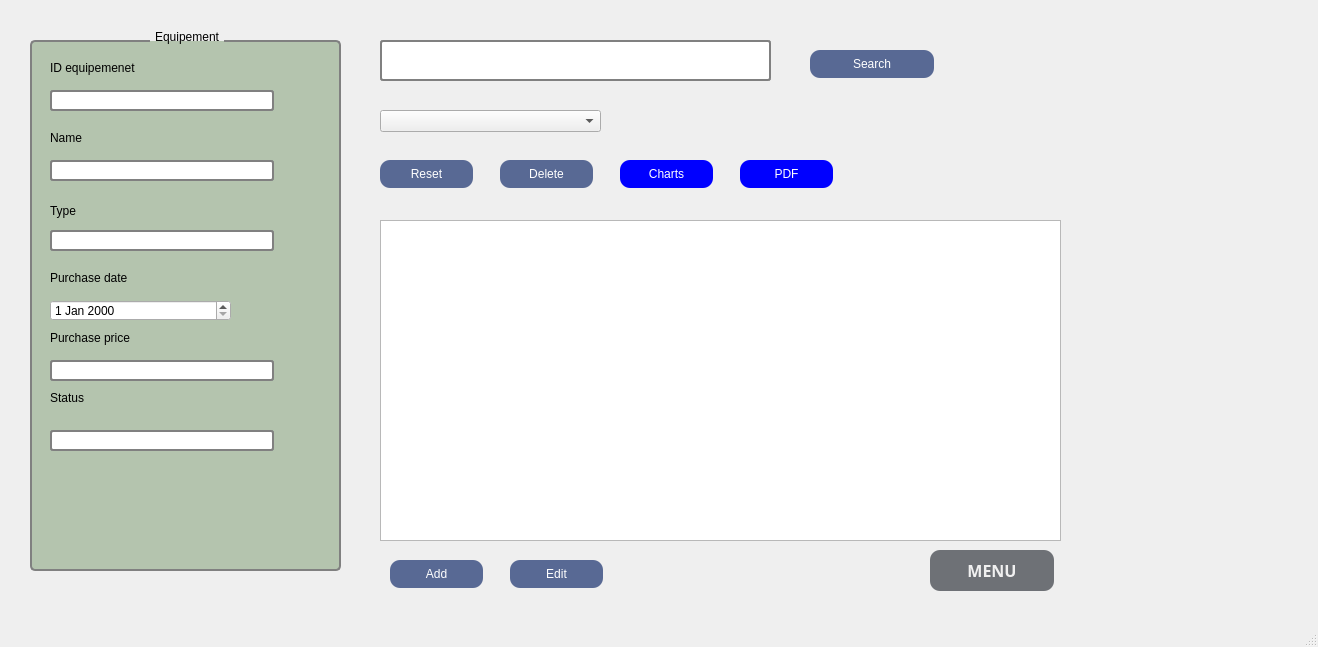
<?xml version="1.0" encoding="UTF-8"?>
<ui version="4.0">
 <class>equipment_managment</class>
 <widget class="QMainWindow" name="equipment_managment">
  <property name="geometry">
   <rect>
    <x>0</x>
    <y>0</y>
    <width>1318</width>
    <height>647</height>
   </rect>
  </property>
  <property name="windowTitle">
   <string>equipment_managment</string>
  </property>
  <property name="styleSheet">
   <string notr="true"/>
  </property>
  <widget class="QWidget" name="centralwidget">
   <widget class="QTableView" name="tableView">
    <property name="geometry">
     <rect>
      <x>380</x>
      <y>220</y>
      <width>681</width>
      <height>321</height>
     </rect>
    </property>
   </widget>
   <widget class="QComboBox" name="comboBox">
    <property name="geometry">
     <rect>
      <x>380</x>
      <y>110</y>
      <width>221</width>
      <height>22</height>
     </rect>
    </property>
    <property name="styleSheet">
     <string notr="true"/>
    </property>
   </widget>
   <widget class="QLineEdit" name="search">
    <property name="geometry">
     <rect>
      <x>380</x>
      <y>40</y>
      <width>391</width>
      <height>41</height>
     </rect>
    </property>
    <property name="styleSheet">
     <string notr="true">QLineEdit{
    background-color: white;
    color: white;
    border: 1px solid gray;
    padding: 5px 10px;
    border-radius: 3px;
  border: 2px solid gray;
}</string>
    </property>
   </widget>
   <widget class="QPushButton" name="pushButton_2">
    <property name="geometry">
     <rect>
      <x>670</x>
      <y>730</y>
      <width>93</width>
      <height>28</height>
     </rect>
    </property>
    <property name="styleSheet">
     <string notr="true">QPushButton {
	font: 10pt &quot;MS Shell Dlg 2&quot;;
    border-radius: 50%;
background-color:#586994;
color:white;
 border-width: 0px;
  border-radius: 10px;
}</string>
    </property>
    <property name="text">
     <string>Edit</string>
    </property>
   </widget>
   <widget class="QPushButton" name="pushButton_5">
    <property name="geometry">
     <rect>
      <x>380</x>
      <y>160</y>
      <width>93</width>
      <height>28</height>
     </rect>
    </property>
    <property name="styleSheet">
     <string notr="true">QPushButton {
	font: 10pt &quot;MS Shell Dlg 2&quot;;
    border-radius: 50%;
background-color:#586994;
color:white;
 border-width: 0px;
  border-radius: 10px;
}</string>
    </property>
    <property name="text">
     <string>Reset</string>
    </property>
   </widget>
   <widget class="QPushButton" name="pushButton_4">
    <property name="geometry">
     <rect>
      <x>810</x>
      <y>50</y>
      <width>124</width>
      <height>28</height>
     </rect>
    </property>
    <property name="styleSheet">
     <string notr="true">QPushButton {
	font: 10pt &quot;MS Shell Dlg 2&quot;;
    border-radius: 50%;
background-color:#586994;
color:white;
 border-width: 0px;
  border-radius: 10px;
}</string>
    </property>
    <property name="text">
     <string>Search</string>
    </property>
   </widget>
   <widget class="QGroupBox" name="groupBox">
    <property name="geometry">
     <rect>
      <x>30</x>
      <y>30</y>
      <width>311</width>
      <height>541</height>
     </rect>
    </property>
    <property name="styleSheet">
     <string notr="true">QGroupBox {
    border: 2px solid gray;
    border-radius: 5px;
    margin-top: 10px;
background-color:#B4C4AE;
}

QGroupBox::title {
    subcontrol-origin: margin;
    subcontrol-position: top center;
    padding: 0 3px;
    font: 63 10pt &quot;Segoe UI Semibold&quot;;
    color :black;
}
QLineEdit{
    background-color: white;
    color: white;
    border: 1px solid gray;
    padding: 5px 10px;
    border-radius: 3px;
  border: 2px solid gray;
}
QPushButton:hover {
    background-color: #45a049;
}
</string>
    </property>
    <property name="title">
     <string>Equipement</string>
    </property>
    <widget class="QLabel" name="label">
     <property name="geometry">
      <rect>
       <x>20</x>
       <y>30</y>
       <width>131</width>
       <height>16</height>
      </rect>
     </property>
     <property name="styleSheet">
      <string notr="true">QLabel{
font: 63 10pt &quot;Segoe UI Semibold&quot;;
color :black;
}</string>
     </property>
     <property name="text">
      <string>ID equipemenet</string>
     </property>
    </widget>
    <widget class="QLineEdit" name="edit_id_eq">
     <property name="geometry">
      <rect>
       <x>20</x>
       <y>60</y>
       <width>224</width>
       <height>21</height>
      </rect>
     </property>
    </widget>
    <widget class="QLabel" name="label_3">
     <property name="geometry">
      <rect>
       <x>20</x>
       <y>100</y>
       <width>56</width>
       <height>16</height>
      </rect>
     </property>
     <property name="styleSheet">
      <string notr="true">QLabel{
font: 63 10pt &quot;Segoe UI Semibold&quot;;
color :black;
}</string>
     </property>
     <property name="text">
      <string>Name</string>
     </property>
    </widget>
    <widget class="QLineEdit" name="edit_name_eq">
     <property name="geometry">
      <rect>
       <x>20</x>
       <y>130</y>
       <width>224</width>
       <height>21</height>
      </rect>
     </property>
    </widget>
    <widget class="QLabel" name="label_4">
     <property name="geometry">
      <rect>
       <x>20</x>
       <y>170</y>
       <width>56</width>
       <height>21</height>
      </rect>
     </property>
     <property name="styleSheet">
      <string notr="true">QLabel{
font: 63 10pt &quot;Segoe UI Semibold&quot;;
color :black;
}</string>
     </property>
     <property name="text">
      <string>Type</string>
     </property>
    </widget>
    <widget class="QLineEdit" name="edit_type_eq">
     <property name="geometry">
      <rect>
       <x>20</x>
       <y>200</y>
       <width>224</width>
       <height>21</height>
      </rect>
     </property>
     <property name="styleSheet">
      <string notr="true"/>
     </property>
    </widget>
    <widget class="QLabel" name="label_5">
     <property name="geometry">
      <rect>
       <x>20</x>
       <y>240</y>
       <width>131</width>
       <height>16</height>
      </rect>
     </property>
     <property name="styleSheet">
      <string notr="true">QLabel{
font: 63 10pt &quot;Segoe UI Semibold&quot;;
color :black;
}</string>
     </property>
     <property name="text">
      <string>Purchase date</string>
     </property>
    </widget>
    <widget class="QDateEdit" name="dateEdit_eq">
     <property name="geometry">
      <rect>
       <x>20</x>
       <y>270</y>
       <width>181</width>
       <height>21</height>
      </rect>
     </property>
    </widget>
    <widget class="QLabel" name="label_6">
     <property name="geometry">
      <rect>
       <x>20</x>
       <y>360</y>
       <width>56</width>
       <height>16</height>
      </rect>
     </property>
     <property name="styleSheet">
      <string notr="true">QLabel{
font: 63 10pt &quot;Segoe UI Semibold&quot;;
color :black;
}</string>
     </property>
     <property name="text">
      <string>Status</string>
     </property>
    </widget>
    <widget class="QLineEdit" name="edit_price_eq">
     <property name="geometry">
      <rect>
       <x>20</x>
       <y>330</y>
       <width>224</width>
       <height>21</height>
      </rect>
     </property>
    </widget>
    <widget class="QLabel" name="label_7">
     <property name="geometry">
      <rect>
       <x>20</x>
       <y>300</y>
       <width>121</width>
       <height>16</height>
      </rect>
     </property>
     <property name="styleSheet">
      <string notr="true">QLabel{
font: 63 10pt &quot;Segoe UI Semibold&quot;;
color :black;
}</string>
     </property>
     <property name="text">
      <string>Purchase price</string>
     </property>
    </widget>
    <widget class="QLineEdit" name="edit_statut_eq">
     <property name="geometry">
      <rect>
       <x>20</x>
       <y>400</y>
       <width>224</width>
       <height>21</height>
      </rect>
     </property>
     <property name="styleSheet">
      <string notr="true"/>
     </property>
    </widget>
   </widget>
   <widget class="QPushButton" name="pushButton_7">
    <property name="geometry">
     <rect>
      <x>740</x>
      <y>160</y>
      <width>93</width>
      <height>28</height>
     </rect>
    </property>
    <property name="styleSheet">
     <string notr="true">QPushButton {
    font: 10pt &quot;MS Shell Dlg 2&quot;;
    background-color: blue; 
    color: white;
    border: none; 
    border-radius: 10px;
}
</string>
    </property>
    <property name="text">
     <string>PDF</string>
    </property>
   </widget>
   <widget class="QPushButton" name="pushButton">
    <property name="geometry">
     <rect>
      <x>550</x>
      <y>730</y>
      <width>93</width>
      <height>28</height>
     </rect>
    </property>
    <property name="styleSheet">
     <string notr="true">QPushButton {
	font: 10pt &quot;MS Shell Dlg 2&quot;;
    border-radius: 50%;
background-color:#586994;
color:white;
 border-width: 0px;
  border-radius: 10px;
}</string>
    </property>
    <property name="text">
     <string>Add</string>
    </property>
   </widget>
   <widget class="QPushButton" name="pushButton_6">
    <property name="geometry">
     <rect>
      <x>620</x>
      <y>160</y>
      <width>93</width>
      <height>28</height>
     </rect>
    </property>
    <property name="styleSheet">
     <string notr="true">QPushButton {
    font: 10pt &quot;MS Shell Dlg 2&quot;;
    background-color: blue; 
    color: white;
    border: none;
    border-radius: 10px;
}
</string>
    </property>
    <property name="text">
     <string>Charts</string>
    </property>
   </widget>
   <widget class="QPushButton" name="pushButton_3">
    <property name="geometry">
     <rect>
      <x>500</x>
      <y>160</y>
      <width>93</width>
      <height>28</height>
     </rect>
    </property>
    <property name="styleSheet">
     <string notr="true">QPushButton {
	font: 10pt &quot;MS Shell Dlg 2&quot;;
    border-radius: 50%;
background-color:#586994;
color:white;
 border-width: 0px;
  border-radius: 10px;
}</string>
    </property>
    <property name="text">
     <string>Delete</string>
    </property>
   </widget>
   <widget class="QPushButton" name="pushButton_8">
    <property name="geometry">
     <rect>
      <x>390</x>
      <y>560</y>
      <width>93</width>
      <height>28</height>
     </rect>
    </property>
    <property name="styleSheet">
     <string notr="true">QPushButton {
	font: 10pt &quot;MS Shell Dlg 2&quot;;
    border-radius: 50%;
background-color:#586994;
color:white;
 border-width: 0px;
  border-radius: 10px;
}</string>
    </property>
    <property name="text">
     <string>Add</string>
    </property>
   </widget>
   <widget class="QPushButton" name="pushButton_9">
    <property name="geometry">
     <rect>
      <x>510</x>
      <y>560</y>
      <width>93</width>
      <height>28</height>
     </rect>
    </property>
    <property name="styleSheet">
     <string notr="true">QPushButton {
	font: 10pt &quot;MS Shell Dlg 2&quot;;
    border-radius: 50%;
background-color:#586994;
color:white;
 border-width: 0px;
  border-radius: 10px;
}</string>
    </property>
    <property name="text">
     <string>Edit</string>
    </property>
   </widget>
   <widget class="QPushButton" name="menu">
    <property name="geometry">
     <rect>
      <x>930</x>
      <y>550</y>
      <width>124</width>
      <height>41</height>
     </rect>
    </property>
    <property name="font">
     <font>
      <family>Gill sans MT 13</family>
      <pointsize>12</pointsize>
      <weight>75</weight>
      <italic>false</italic>
      <bold>true</bold>
     </font>
    </property>
    <property name="styleSheet">
     <string notr="true">QPushButton {
	font: 12pt &quot;Gill sans MT&quot; bold;
    border-radius: 50%;
	font-weight:bold;
	background-color: rgb(110, 113, 118);
color:#f0f0f0;
 border-width: 0px;
  border-radius: 10px;
}
QPushButton:hover
{
	background-color: rgb(216, 0, 0);
}
</string>
    </property>
    <property name="text">
     <string>MENU</string>
    </property>
   </widget>
  </widget>
  <widget class="QMenuBar" name="menubar">
   <property name="geometry">
    <rect>
     <x>0</x>
     <y>0</y>
     <width>1318</width>
     <height>26</height>
    </rect>
   </property>
  </widget>
  <widget class="QStatusBar" name="statusbar"/>
 </widget>
 <resources/>
 <connections/>
</ui>
